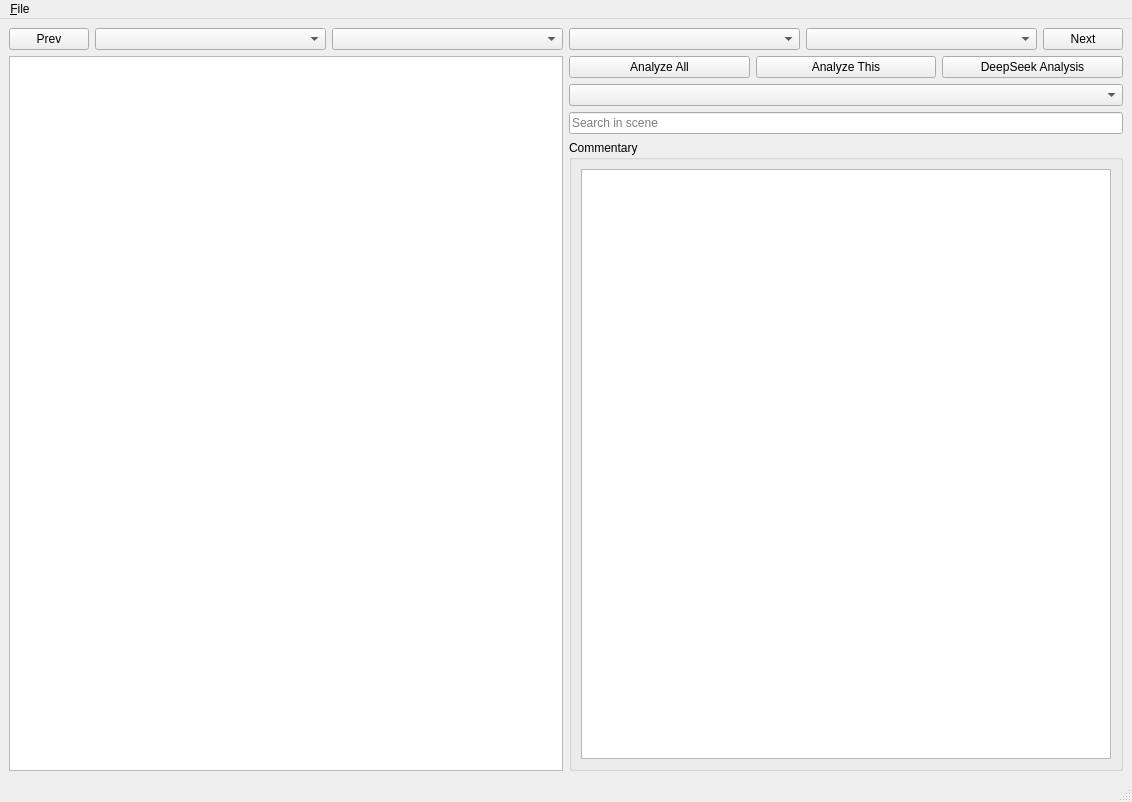
<?xml version="1.0" encoding="UTF-8"?>
<ui version="4.0">
 <class>MainWindow</class>
 <widget class="QMainWindow" name="MainWindow">
  <property name="geometry">
   <rect>
    <x>0</x>
    <y>0</y>
    <width>1132</width>
    <height>802</height>
   </rect>
  </property>
  <property name="windowTitle">
   <string>AI Novel Editor</string>
  </property>
  <widget class="QWidget" name="centralwidget">
   <layout class="QVBoxLayout" name="verticalLayout">
    <item>
     <layout class="QHBoxLayout" name="_6" stretch="0,1,1,1,1,0">
      <item>
       <widget class="QPushButton" name="prev_button">
        <property name="text">
         <string>Prev</string>
        </property>
       </widget>
      </item>
      <item>
       <widget class="QComboBox" name="book_combo"/>
      </item>
      <item>
       <widget class="QComboBox" name="part_combo"/>
      </item>
      <item>
       <widget class="QComboBox" name="chapter_combo"/>
      </item>
      <item>
       <widget class="QComboBox" name="scene_combo"/>
      </item>
      <item>
       <widget class="QPushButton" name="next_button">
        <property name="text">
         <string>Next</string>
        </property>
       </widget>
      </item>
     </layout>
    </item>
    <item>
     <layout class="QHBoxLayout" name="_2">
      <item>
       <layout class="QVBoxLayout" name="_3">
        <item>
         <widget class="NovelEditor" name="editor"/>
        </item>
       </layout>
      </item>
      <item>
       <layout class="QVBoxLayout" name="_4">
        <item>
         <layout class="QHBoxLayout" name="_5">
          <item>
           <widget class="QPushButton" name="analyze_all_btn">
            <property name="text">
             <string>Analyze All</string>
            </property>
           </widget>
          </item>
          <item>
           <widget class="QPushButton" name="analyze_this_btn">
            <property name="text">
             <string>Analyze This</string>
            </property>
           </widget>
          </item>
          <item>
           <widget class="QPushButton" name="deepseek_btn">
            <property name="text">
             <string>DeepSeek Analysis</string>
            </property>
           </widget>
          </item>
         </layout>
        </item>
        <item>
         <widget class="QComboBox" name="status_combo"/>
        </item>
        <item>
         <widget class="QLineEdit" name="search_field">
          <property name="placeholderText">
           <string>Search in scene</string>
          </property>
         </widget>
        </item>
        <item>
         <widget class="QGroupBox" name="groupBox">
          <property name="title">
           <string>Commentary</string>
          </property>
          <layout class="QVBoxLayout" name="commentary_layout">
           <item>
            <widget class="QTextEdit" name="commentary_editor"/>
           </item>
          </layout>
         </widget>
        </item>
       </layout>
      </item>
     </layout>
    </item>
   </layout>
  </widget>
  <widget class="QStatusBar" name="status_bar">
   <property name="sizeGripEnabled">
    <bool>true</bool>
   </property>
  </widget>
  <widget class="QMenuBar" name="menu_bar">
   <property name="geometry">
    <rect>
     <x>0</x>
     <y>0</y>
     <width>1132</width>
     <height>22</height>
    </rect>
   </property>
   <widget class="QMenu" name="menu_File">
    <property name="title">
     <string>&amp;File</string>
    </property>
    <addaction name="actionRevert"/>
    <addaction name="separator"/>
    <addaction name="actionExit"/>
   </widget>
   <addaction name="menu_File"/>
  </widget>
  <action name="actionRevert">
   <property name="text">
    <string>&amp;Revert</string>
   </property>
  </action>
  <action name="actionExit">
   <property name="text">
    <string>&amp;Exit</string>
   </property>
  </action>
 </widget>
 <customwidgets>
  <customwidget>
   <class>NovelEditor</class>
   <extends>QTextEdit</extends>
   <header>scene_edit.scene_edit</header>
   <container>1</container>
  </customwidget>
 </customwidgets>
 <resources/>
 <connections/>
</ui>
